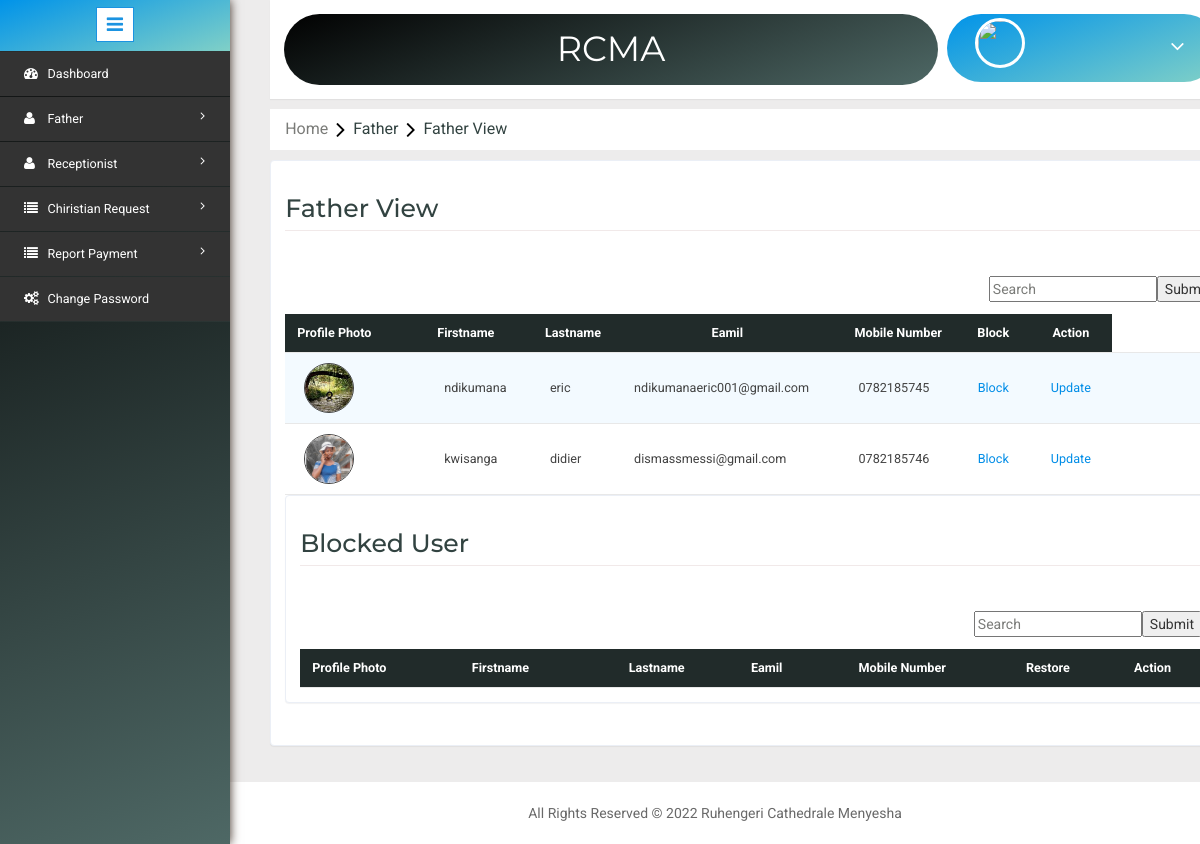
Page /View_father.php on the committed database.
### tables this page shows
CREATE TABLE `father_tbl` (
  `fath_id` int(11) NOT NULL,
  `firstname` varchar(55) NOT NULL,
  `lastname` varchar(34) NOT NULL,
  `phonenumber` varchar(67) NOT NULL,
  `email` varchar(100) NOT NULL,
  `password` varchar(67) NOT NULL,
  `ImageName` varchar(1000) NOT NULL,
  `status` int(11) NOT NULL
);

### view_father.php (the view, shortened to what this page needs)
<?php include('header.php'); ?>
<link rel="stylesheet" type="text/css" href="css/table-style.css" />
<ol class="breadcrumb" style="margin: 10px 0px ! important;">
    <li class="breadcrumb-item"><a href="Home.php">Home</a><i class="fa fa-angle-right"></i>Father<i class="fa fa-angle-right"></i>Father View</li>
</ol>
<div class="validation-system" style="margin-top: 0;">
<div class="validation-form">
 	<div>
		<div class="w3l-table-info">
		<h2>Father View</h2>
		<br>
	  	<form method="GET" action="#">
			<input style="float: right;" type="submit" name="searchview">
			<input style="float: right;" placeholder="Search" value="<?php echo(isset($SearchName))?$SearchName:''; ?>" type="search-box" name="search"><br>
		</form>
		<table id="table">
		<thead>
			<tr>
				<th style="text-transform: capitalize;">Profile Photo</th>
				<th style="text-transform: capitalize;">Firstname</th>
				<th style="text-transform: capitalize; text-align: center;">Lastname</th>
				<th style="text-transform: capitalize; text-align: center;">Eamil</th>
                <th style="text-transform: capitalize; text-align: center;">Mobile Number</th>
                <th style="text-transform: capitalize; text-align: center;">Block</th>
                <th style="text-transform: capitalize; text-align: center;">Action</th>
			</tr>
		</thead>
		<tbody>
        <?php
        $select = mysqli_query($con,"SELECT * FROM father_tbl where status='0'");
                                                while ($row = mysqli_fetch_array($select)) {
                                            ?>
			<tr>
				<td style="width: 140px;"><img id="myImg" src="image/<?php echo $row['ImageName']; ?>" style="width: 50px;height: 50px;object-fit: cover;border-radius: 100%;border: 1px solid"></td>
                <td><?php echo $row['firstname'];?></td>
                <td><?php echo $row['lastname'];?></td>
                <td><?php echo $row['email'];?></td>
                <td><?php echo $row['phonenumber'];?></td>
                <td style="text-align: center;"><a href="block_father.php?fath_id=<?php echo $row['fath_id'];?>"onclick="return confirm('Do you really want to block Father User?');" title="Block this User">Block</a></td>
                <td style="text-align: center;"><a href="detailview.php?fath_id=<?php echo $row['fath_id'];?>"onclick="return confirm('Do you really want to block Father User?');" title="Block this User">Update</a></td>
				<td style="width: 105px;"></td>
			</tr>
            <?php
                                                }
                                            ?>
		</tbody>
		</table>
		</div>
	</div>
    <div class="validation-system" style="margin-top: 0;">
<div class="validation-form">
 	<div>
		<div class="w3l-table-info">
		<h2>Blocked User</h2>
		<br>
	  	<form method="GET" action="#">
			<input style="float: right;" type="submit" name="searchview">
			<input style="float: right;" placeholder="Search" value="<?php echo(isset($SearchName))?$SearchName:''; ?>" type="search-box" name="search"><br>
		</form>
		<table id="table">
		<thead>
			<tr>
				<th style="text-transform: capitalize;">Profile Photo</th>
				<th style="text-transform: capitalize;">Firstname</th>
				<th style="text-transform: capitalize; text-align: center;">Lastname</th>
				<th style="text-transform: capitalize; text-align: center;">Eamil</th>
                <th style="text-transform: capitalize; text-align: center;">Mobile Number</th>
                <th style="text-transform: capitalize; text-align: center;">Restore</th>
                <th style="text-transform: capitalize; text-align: center;">Action</th>
			</tr>
		</thead>
		</table>
		</div>
	</div>
 </div>
 </div>
</div>
<?php include('footer.php'); ?>

### css/table-style.css (style rules this page uses)
table { background: white; border-collapse: collapse; margin: 1.25em 0 0; width: 100%; }
table tr, table th, table td { border: none; border-bottom: 1px solid #e8e8e8; font-size: .95em; }
table th, table td { padding: 10px 12px; text-align: left; }
table th { background: #212b2a; color: #fff; text-transform: uppercase; }
table tr td { background: #f3faff; color: #424242; }
table tr:nth-of-type(2n+2) td { background: #ffffff; }
table { width: 100%; }

### header.php (style rules this page uses)
#myImg { border-radius: 5px; cursor: pointer; transition: 0.3s; }

### rows in the picture
father_tbl: ImageName (picture), firstname "ndikumana", lastname "eric", email "ndikumanaeric001@gmail.com", phonenumber "0782185745"
father_tbl: ImageName (picture), firstname "kwisanga", lastname "didier", email "dismassmessi@gmail.com", phonenumber "0782185746"
